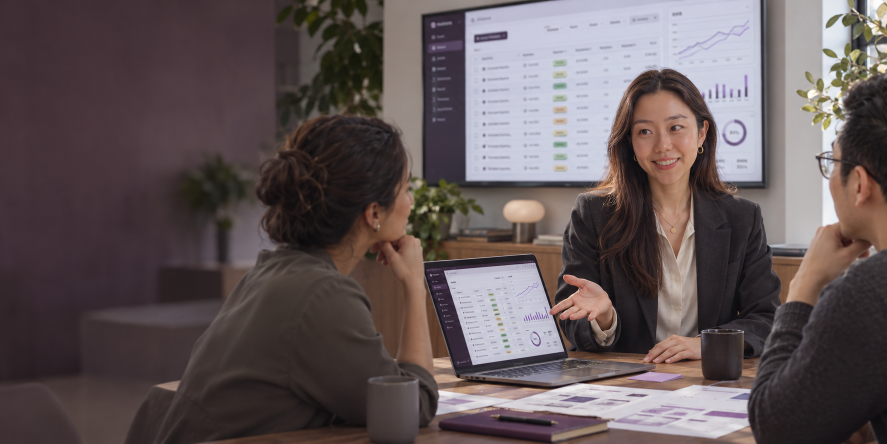
#> input picture assets/Product designer leading a studio critique.png, 1774 x 887 px, found by its file name (shown at 1/2 size)
$ python make_hero_images.py
#> lines starting #> are read from the running program, lines starting #| are printed output that depends on the picture
"""홈 Hero 사진 만들기 (2026-11-05 교체)
대표 이미지: assets/Product designer leading a studio critique.png (1774×887)
— 복잡한 제품 화면(대형 화면·노트북의 대시보드)을 바탕으로 팀의 디자인 논의를 이끄는 Rachel.
Rachel은 오른쪽(얼굴 중심 가로 75%·세로 30%), 설명하는 손은 가로 66%·세로 68%.

- 데스크톱(901px~): home-hero-rachel-design-review-<폭>.jpg (원본 2:1 그대로 축소, 크롭·합성 없음)
  CSS object-position 75% 30%로 화면 비율이 바뀌어도 얼굴이 오른쪽 ¾ 지점에 머문다.
- 태블릿·모바일(~900px): home-hero-rachel-design-review-mobile-<폭>.jpg (4:3, 원본 오른쪽을 잘라 얼굴·손·노트북이 함께 보이게)
얼굴·피부·대시보드는 보정하지 않는다(밝기·채도·선명도 편집 없음). 원본보다 크게 늘리지 않는다.
한국어·영어 홈은 같은 파일을 쓴다.
실행: python3 tools/make_hero_images.py .

(이전 Hero home-hero-focus-*.jpg는 2026-11-04 원본 "Startup leaders align around operations.png"에서 만들었다. 파일은 남아 있지만 쓰지 않는다)
"""
import sys
from pathlib import Path
from PIL import Image

root = Path(sys.argv[1] if len(sys.argv) > 1 else ".")
src = Image.open(root / "assets/Product designer leading a studio critique.png").convert("RGB")
#> src is the input picture: PIL image 1774x887 RGB; mean R, G, B 97.8, 86, 87.4
out = root / "assets/images"
W, H = src.size
#> W = 1774; H = 887
NAME = "home-hero-rachel-design-review"


def save(im, name, widths):
#> called with name = 'home-hero-rachel-design-review', widths = (1280, 1774)
    for w in widths:
        w = min(w, im.width)
        h = round(im.height * w / im.width)
        # 4:4:4·품질 86: 얼굴 윤곽과 대시보드의 작은 글자·선이 번지지 않게
        im.resize((w, h), Image.LANCZOS).save(out / f"{name}-{w}.jpg", quality=86, subsampling=0, optimize=True, progressive=True)
        print(f"{name}-{w}.jpg {w}×{h}")
#> this loop made 2 passes
#> pass 1, in save, `im.resize((w, h), Image.LANCZOS).save(out / f"{name}-{w}.jpg", quality..`:
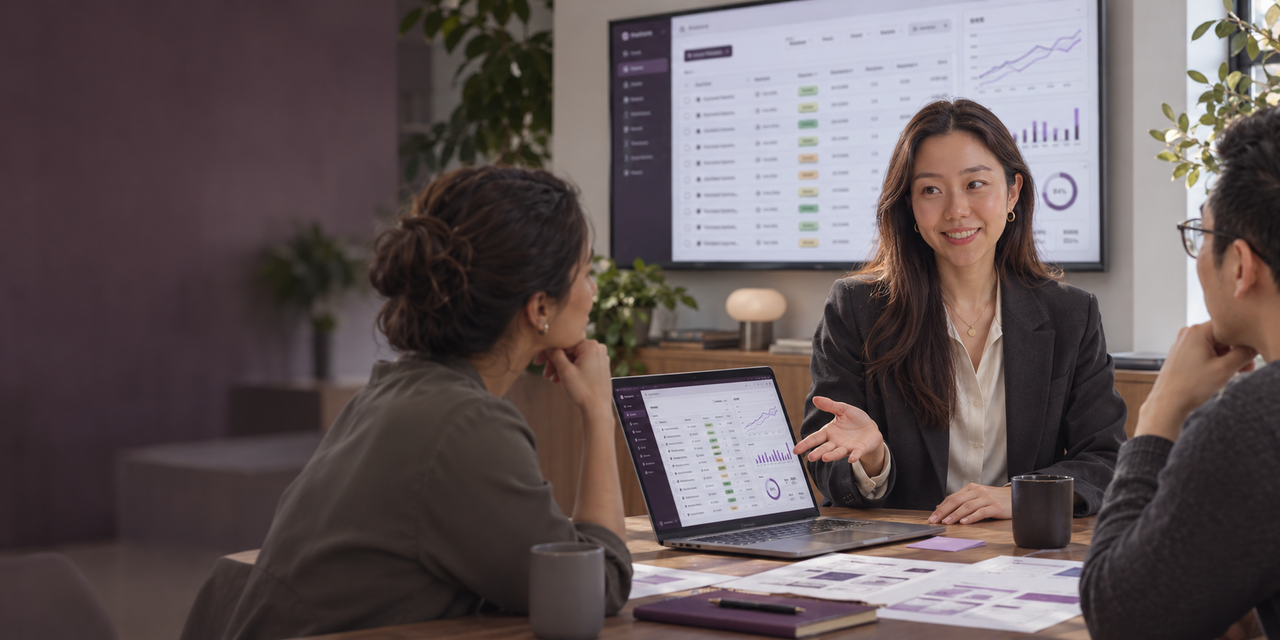
#> saved as home-hero-rachel-design-review-1280.jpg: PIL image 1280x640 RGB; mean R, G, B 97.8, 86, 87.4


# 데스크톱: 원본 비율 그대로 (1774은 원본 폭)
save(src, NAME, (1280, 1774))

# 태블릿(601~900px): 4:3, 원본 높이 전체를 쓰고 오른쪽 끝에 맞춘다 → 얼굴 가로 약 62%, 손 약 48%, 앞쪽 동료 일부
cw = round(H * 4 / 3)
#> cw = 1183
save(src.crop((W - cw, 0, W, H)), NAME + "-tablet", (768, 1152))
#> call 2 of save, with name = 'home-hero-rachel-design-review-tablet', widths = (768, 1152)
#> the loop in save (call 2), `for w in widths:` made 2 passes
#> pass 1, in save (call 2), `im.resize((w, h), Image.LANCZOS).save(out / f"{name}-{w}.jpg", quality..`:
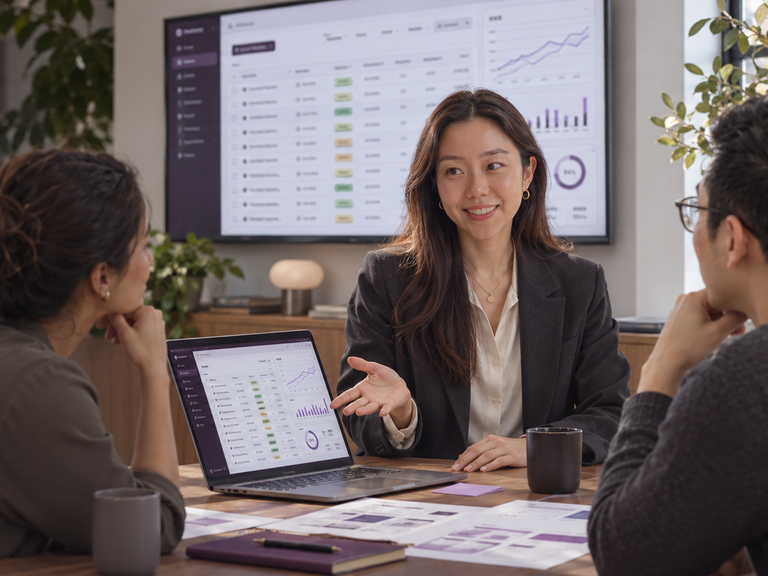
#> saved as home-hero-rachel-design-review-tablet-768.jpg: PIL image 768x576 RGB; mean R, G, B 114.2, 103.6, 104.2
#> after the loop in save (call 2), `for w in widths:`:
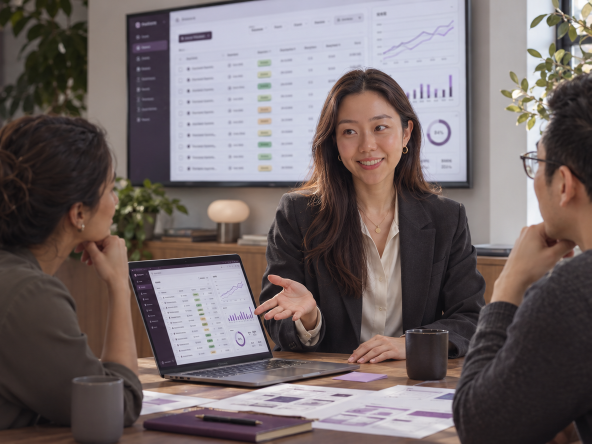
#> im: PIL image 1183x887 RGB (shown at 1/2 size); mean R, G, B 114.2, 103.6, 104.2

# 모바일(~600px): 4:3, Rachel 쪽으로 더 가깝게 → 얼굴 가로 55%·세로 28%, 손 38%·73%, 노트북 화면과 뒤 대시보드 포함
#   375px 화면에서 얼굴 폭이 약 50px → 60px로 커진다
top, bottom = 60, 800
mw = round((bottom - top) * 4 / 3)
save(src.crop((W - mw, top, W, bottom)), NAME + "-mobile", (640, mw))
#> the loop in save (call 3), `for w in widths:` made 2 passes
#> pass 1, in save (call 3), `im.resize((w, h), Image.LANCZOS).save(out / f"{name}-{w}.jpg", quality..`:
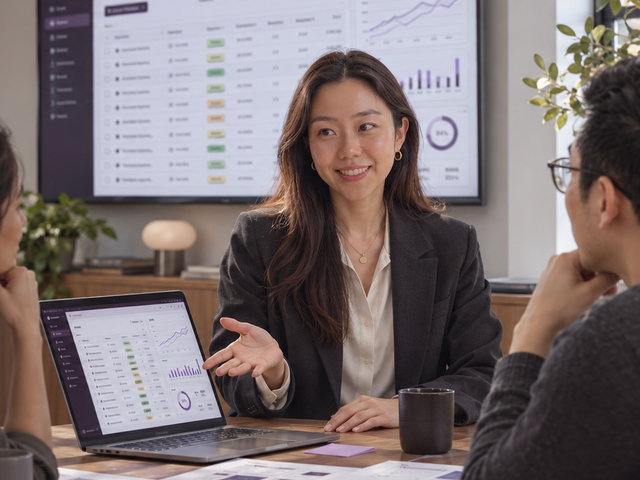
#> saved as home-hero-rachel-design-review-mobile-640.jpg: PIL image 640x480 RGB; mean R, G, B 123.6, 112.5, 113.3

$ run again, with assets/Approachable leadership portrait in soft daylight.png copied over assets/Product designer leading a studio critique.png
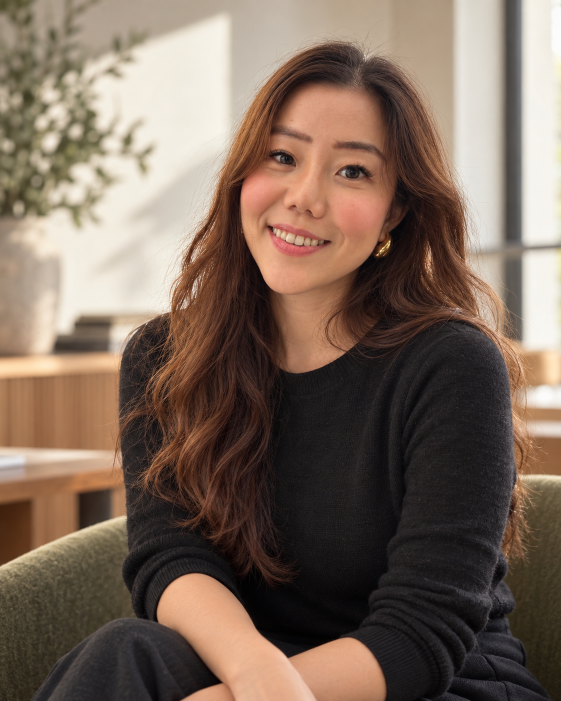
#> input picture assets/Approachable leadership portrait in soft daylight.png, 1122 x 1402 px, found by its file name (shown at 1/2 size)
#> src is the input picture: PIL image 1122x1402 RGB; mean R, G, B 123.4, 104.5, 91
#> the loop in save (call 2), `for w in widths:` made 2 passes
#> pass 1, in save (call 2), `im.resize((w, h), Image.LANCZOS).save(out / f"{name}-{w}.jpg", quality..`:
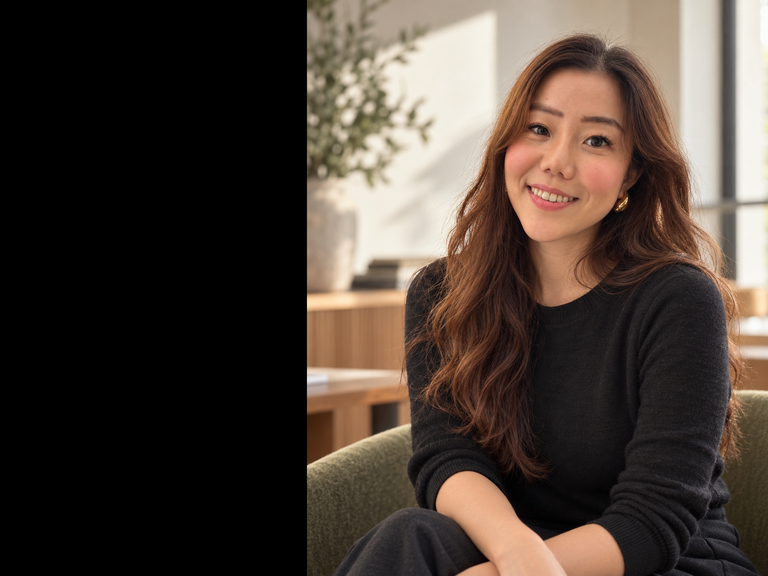
#> saved as home-hero-rachel-design-review-tablet-768.jpg: PIL image 768x576 RGB; mean R, G, B 74.1, 62.7, 54.7
#> the loop in save (call 3), `for w in widths:` made 2 passes
#> pass 1, in save (call 3), `im.resize((w, h), Image.LANCZOS).save(out / f"{name}-{w}.jpg", quality..`:
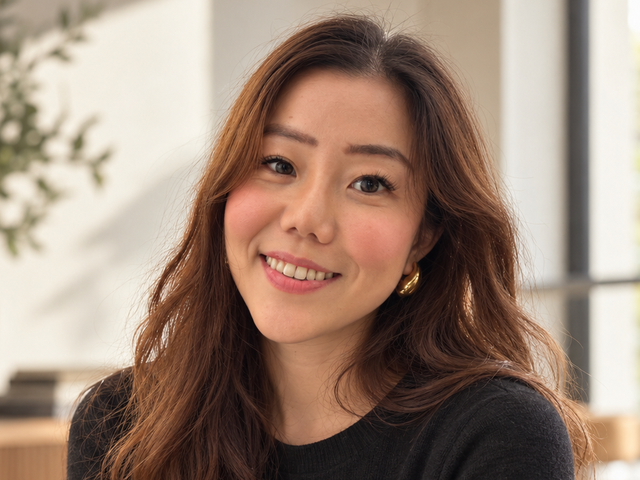
#> saved as home-hero-rachel-design-review-mobile-640.jpg: PIL image 640x480 RGB; mean R, G, B 156.5, 134.2, 119.2

$ run again, with assets/Candid Four-Person Product Design Meeting.png copied over assets/Product designer leading a studio critique.png
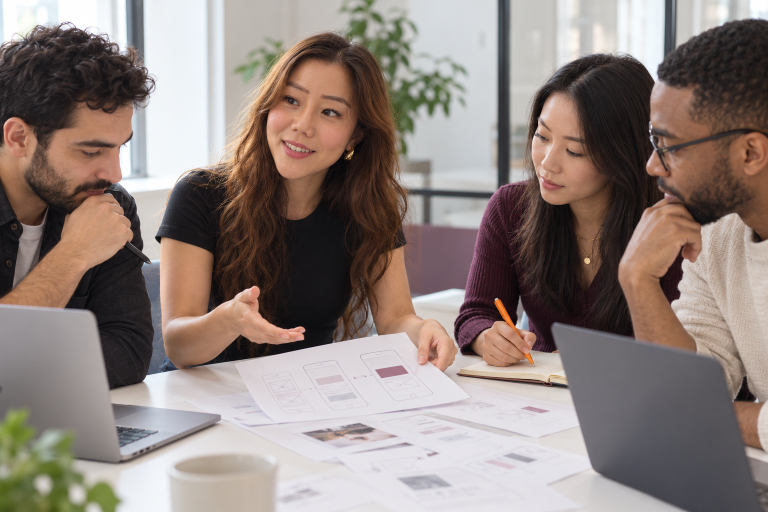
#> input picture assets/Candid Four-Person Product Design Meeting.png, 1536 x 1024 px, found by its file name (shown at 1/2 size)
#> src is the input picture: PIL image 1536x1024 RGB; mean R, G, B 142.6, 129.6, 124.2
#> the loop in save (call 2), `for w in widths:` made 2 passes
#> pass 1, in save (call 2), `im.resize((w, h), Image.LANCZOS).save(out / f"{name}-{w}.jpg", quality..`:
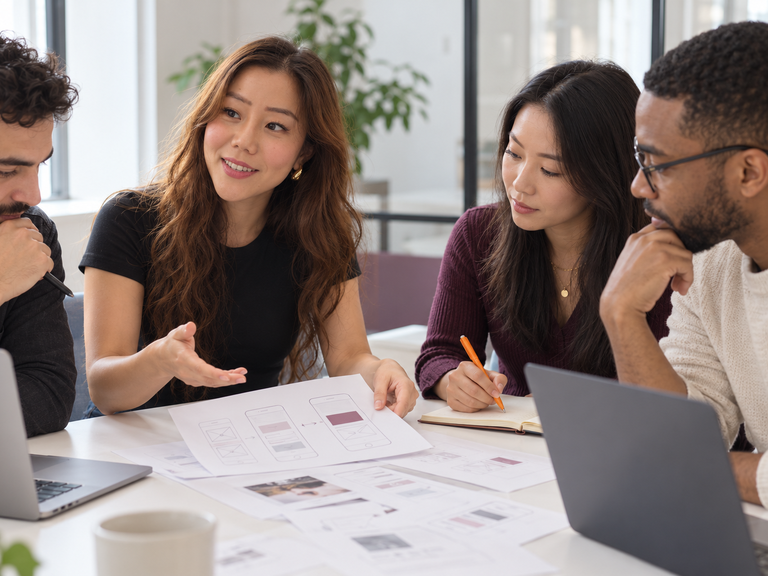
#> saved as home-hero-rachel-design-review-tablet-768.jpg: PIL image 768x576 RGB; mean R, G, B 144.9, 132, 127.6
#> the loop in save (call 3), `for w in widths:` made 2 passes
#> pass 1, in save (call 3), `im.resize((w, h), Image.LANCZOS).save(out / f"{name}-{w}.jpg", quality..`:
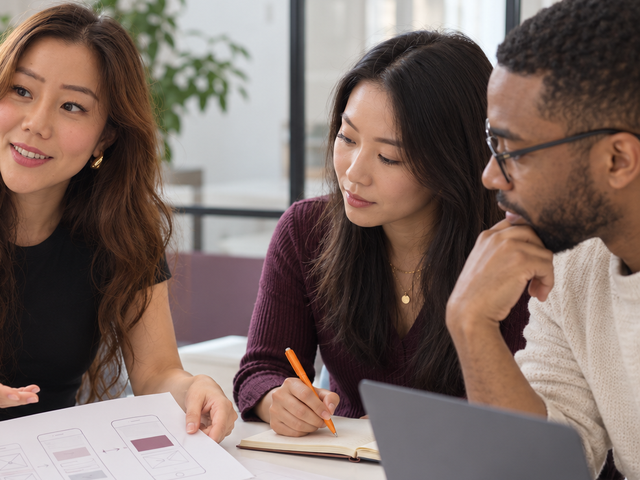
#> saved as home-hero-rachel-design-review-mobile-640.jpg: PIL image 640x480 RGB; mean R, G, B 124.3, 106.7, 100

$ run again, with assets/Candid startup meeting around a MacBook.png copied over assets/Product designer leading a studio critique.png
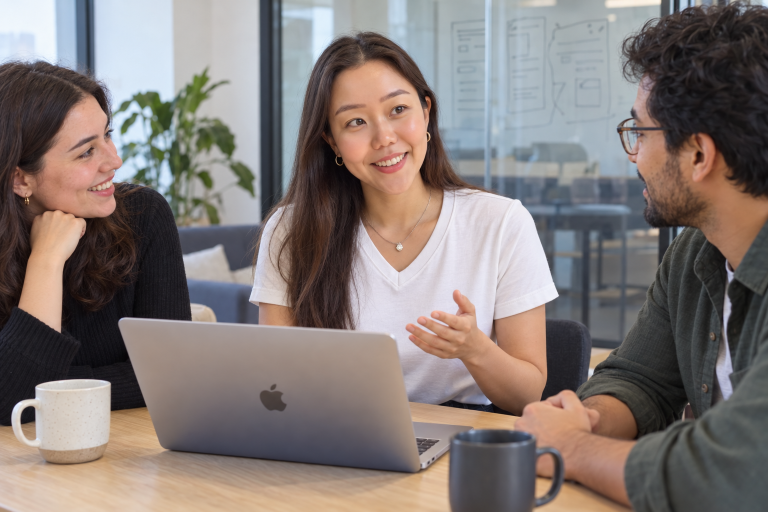
#> input picture assets/Candid startup meeting around a MacBook.png, 1536 x 1024 px, found by its file name (shown at 1/2 size)
#> src is the input picture: PIL image 1536x1024 RGB; mean R, G, B 131.1, 121.2, 118
#> the loop in save (call 2), `for w in widths:` made 2 passes
#> pass 1, in save (call 2), `im.resize((w, h), Image.LANCZOS).save(out / f"{name}-{w}.jpg", quality..`:
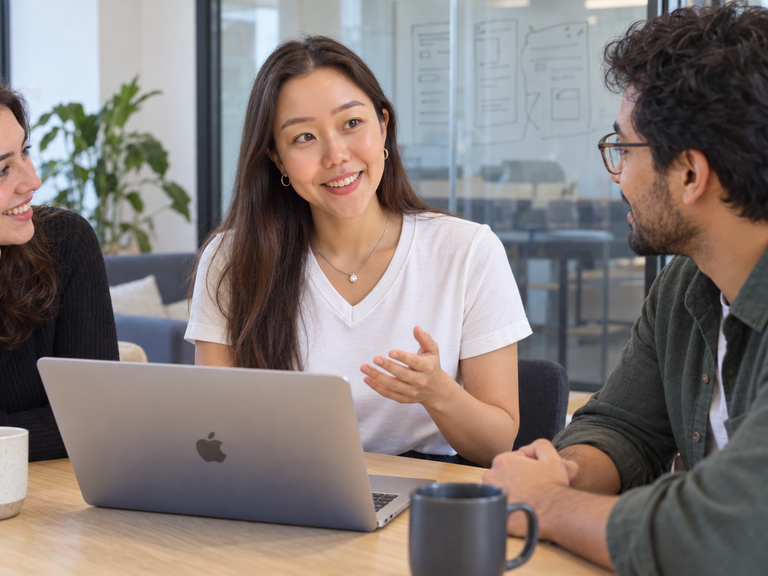
#> saved as home-hero-rachel-design-review-tablet-768.jpg: PIL image 768x576 RGB; mean R, G, B 130.8, 121.7, 118.8
#> the loop in save (call 3), `for w in widths:` made 2 passes
#> pass 1, in save (call 3), `im.resize((w, h), Image.LANCZOS).save(out / f"{name}-{w}.jpg", quality..`:
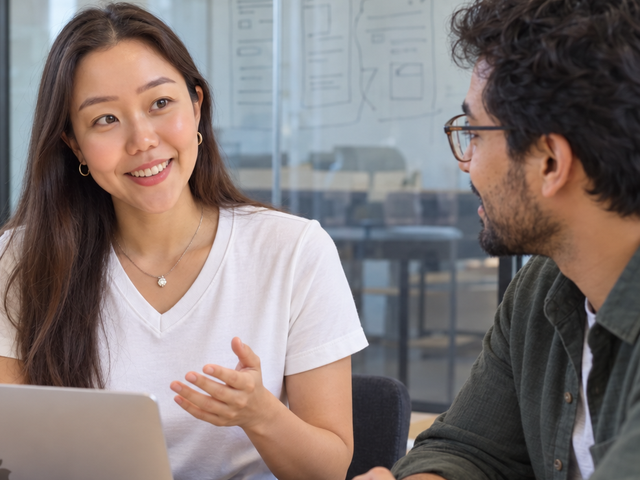
#> saved as home-hero-rachel-design-review-mobile-640.jpg: PIL image 640x480 RGB; mean R, G, B 128.5, 118.5, 116.6
